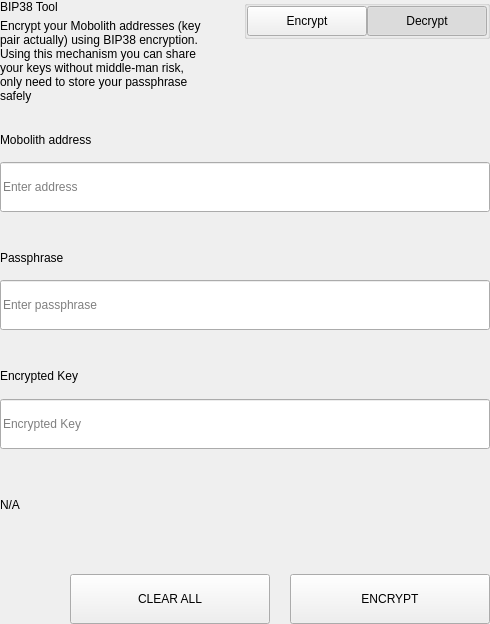
<?xml version="1.0" encoding="UTF-8"?>
<ui version="4.0">
 <class>SettingsBitToolWidget</class>
 <widget class="QWidget" name="SettingsBitToolWidget">
  <property name="geometry">
   <rect>
    <x>0</x>
    <y>0</y>
    <width>490</width>
    <height>624</height>
   </rect>
  </property>
  <property name="windowTitle">
   <string>Form</string>
  </property>
  <layout class="QVBoxLayout" name="verticalLayout">
   <property name="spacing">
    <number>0</number>
   </property>
   <property name="leftMargin">
    <number>0</number>
   </property>
   <property name="topMargin">
    <number>0</number>
   </property>
   <property name="rightMargin">
    <number>0</number>
   </property>
   <property name="bottomMargin">
    <number>0</number>
   </property>
   <item>
    <widget class="QWidget" name="left" native="true">
     <layout class="QVBoxLayout" name="verticalLayout_3">
      <property name="leftMargin">
       <number>0</number>
      </property>
      <property name="topMargin">
       <number>0</number>
      </property>
      <property name="rightMargin">
       <number>0</number>
      </property>
      <property name="bottomMargin">
       <number>0</number>
      </property>
      <item>
       <layout class="QVBoxLayout" name="verticalLayout_2">
        <property name="spacing">
         <number>0</number>
        </property>
        <item>
         <layout class="QHBoxLayout" name="horizontalLayout_3" stretch="3,1">
          <property name="spacing">
           <number>40</number>
          </property>
          <item>
           <layout class="QVBoxLayout" name="verticalLayoutTitle">
            <property name="spacing">
             <number>5</number>
            </property>
            <item>
             <widget class="QLabel" name="labelTitle">
              <property name="text">
               <string>BIP38 Tool</string>
              </property>
             </widget>
            </item>
            <item>
             <widget class="QLabel" name="labelSubtitle1">
              <property name="text">
               <string>Encrypt your Mobolith addresses (key pair actually) using BIP38 encryption.
Using this mechanism you can share your keys without middle-man risk, only need to store your passphrase safely</string>
              </property>
              <property name="wordWrap">
               <bool>true</bool>
              </property>
             </widget>
            </item>
           </layout>
          </item>
          <item alignment="Qt::AlignTop">
           <widget class="QGroupBox" name="groupBox">
            <property name="title">
             <string/>
            </property>
            <property name="alignment">
             <set>Qt::AlignLeading|Qt::AlignLeft|Qt::AlignTop</set>
            </property>
            <layout class="QHBoxLayout" name="horizontalLayout_4">
             <property name="spacing">
              <number>0</number>
             </property>
             <property name="leftMargin">
              <number>0</number>
             </property>
             <property name="topMargin">
              <number>0</number>
             </property>
             <property name="rightMargin">
              <number>0</number>
             </property>
             <property name="bottomMargin">
              <number>0</number>
             </property>
             <item>
              <spacer name="horizontalSpacer">
               <property name="orientation">
                <enum>Qt::Horizontal</enum>
               </property>
               <property name="sizeHint" stdset="0">
                <size>
                 <width>40</width>
                 <height>20</height>
                </size>
               </property>
              </spacer>
             </item>
             <item>
              <widget class="QPushButton" name="pushLeft">
               <property name="minimumSize">
                <size>
                 <width>120</width>
                 <height>30</height>
                </size>
               </property>
               <property name="maximumSize">
                <size>
                 <width>120</width>
                 <height>30</height>
                </size>
               </property>
               <property name="focusPolicy">
                <enum>Qt::NoFocus</enum>
               </property>
               <property name="text">
                <string>Encrypt</string>
               </property>
               <property name="checkable">
                <bool>true</bool>
               </property>
               <property name="autoExclusive">
                <bool>true</bool>
               </property>
              </widget>
             </item>
             <item>
              <widget class="QPushButton" name="pushRight">
               <property name="minimumSize">
                <size>
                 <width>120</width>
                 <height>30</height>
                </size>
               </property>
               <property name="maximumSize">
                <size>
                 <width>120</width>
                 <height>30</height>
                </size>
               </property>
               <property name="focusPolicy">
                <enum>Qt::NoFocus</enum>
               </property>
               <property name="text">
                <string>Decrypt</string>
               </property>
               <property name="checkable">
                <bool>true</bool>
               </property>
               <property name="checked">
                <bool>true</bool>
               </property>
               <property name="autoExclusive">
                <bool>true</bool>
               </property>
              </widget>
             </item>
            </layout>
           </widget>
          </item>
         </layout>
        </item>
        <item>
         <widget class="QStackedWidget" name="stackedWidget">
          <property name="currentIndex">
           <number>1</number>
          </property>
          <widget class="QWidget" name="pageDecrypt">
           <layout class="QVBoxLayout" name="verticalLayout_5">
            <property name="spacing">
             <number>0</number>
            </property>
            <property name="leftMargin">
             <number>0</number>
            </property>
            <property name="topMargin">
             <number>0</number>
            </property>
            <property name="rightMargin">
             <number>0</number>
            </property>
            <property name="bottomMargin">
             <number>0</number>
            </property>
            <item>
             <widget class="QWidget" name="widget" native="true">
              <property name="minimumSize">
               <size>
                <width>0</width>
                <height>100</height>
               </size>
              </property>
              <layout class="QVBoxLayout" name="verticalLayout_4">
               <property name="spacing">
                <number>0</number>
               </property>
               <property name="leftMargin">
                <number>0</number>
               </property>
               <property name="topMargin">
                <number>0</number>
               </property>
               <property name="rightMargin">
                <number>0</number>
               </property>
               <property name="bottomMargin">
                <number>0</number>
               </property>
               <item>
                <spacer name="verticalSpacer_2">
                 <property name="orientation">
                  <enum>Qt::Vertical</enum>
                 </property>
                 <property name="sizeType">
                  <enum>QSizePolicy::Fixed</enum>
                 </property>
                 <property name="sizeHint" stdset="0">
                  <size>
                   <width>20</width>
                   <height>20</height>
                  </size>
                 </property>
                </spacer>
               </item>
               <item>
                <layout class="QHBoxLayout" name="horizontalLayout_6" stretch="2">
                 <property name="spacing">
                  <number>0</number>
                 </property>
                 <item>
                  <layout class="QVBoxLayout" name="verticalLayout_7">
                   <property name="spacing">
                    <number>9</number>
                   </property>
                   <item>
                    <widget class="QLabel" name="labelSubtitleKey">
                     <property name="minimumSize">
                      <size>
                       <width>0</width>
                       <height>20</height>
                      </size>
                     </property>
                     <property name="maximumSize">
                      <size>
                       <width>16777215</width>
                       <height>20</height>
                      </size>
                     </property>
                     <property name="text">
                      <string>Encrypted key</string>
                     </property>
                    </widget>
                   </item>
                   <item>
                    <widget class="QLineEdit" name="lineEditKey">
                     <property name="minimumSize">
                      <size>
                       <width>0</width>
                       <height>50</height>
                      </size>
                     </property>
                     <property name="maximumSize">
                      <size>
                       <width>16777215</width>
                       <height>50</height>
                      </size>
                     </property>
                     <property name="placeholderText">
                      <string>Enter a encrypted key</string>
                     </property>
                    </widget>
                   </item>
                  </layout>
                 </item>
                </layout>
               </item>
               <item>
                <spacer name="verticalSpacer_3">
                 <property name="orientation">
                  <enum>Qt::Vertical</enum>
                 </property>
                 <property name="sizeType">
                  <enum>QSizePolicy::Fixed</enum>
                 </property>
                 <property name="sizeHint" stdset="0">
                  <size>
                   <width>20</width>
                   <height>20</height>
                  </size>
                 </property>
                </spacer>
               </item>
               <item>
                <layout class="QVBoxLayout" name="verticalLayout_9">
                 <property name="spacing">
                  <number>9</number>
                 </property>
                 <item>
                  <widget class="QLabel" name="labelSubtitlePassphrase">
                   <property name="maximumSize">
                    <size>
                     <width>16777215</width>
                     <height>20</height>
                    </size>
                   </property>
                   <property name="text">
                    <string>Passphrase</string>
                   </property>
                  </widget>
                 </item>
                 <item>
                  <widget class="QLineEdit" name="lineEditPassphrase">
                   <property name="minimumSize">
                    <size>
                     <width>0</width>
                     <height>50</height>
                    </size>
                   </property>
                   <property name="maximumSize">
                    <size>
                     <width>16777215</width>
                     <height>50</height>
                    </size>
                   </property>
                   <property name="placeholderText">
                    <string>Enter a passphrase</string>
                   </property>
                  </widget>
                 </item>
                </layout>
               </item>
               <item>
                <spacer name="verticalSpacer_4">
                 <property name="orientation">
                  <enum>Qt::Vertical</enum>
                 </property>
                 <property name="sizeType">
                  <enum>QSizePolicy::Fixed</enum>
                 </property>
                 <property name="sizeHint" stdset="0">
                  <size>
                   <width>20</width>
                   <height>20</height>
                  </size>
                 </property>
                </spacer>
               </item>
               <item>
                <widget class="QWidget" name="widget_3" native="true">
                 <property name="sizePolicy">
                  <sizepolicy hsizetype="Preferred" vsizetype="Fixed">
                   <horstretch>0</horstretch>
                   <verstretch>0</verstretch>
                  </sizepolicy>
                 </property>
                 <layout class="QVBoxLayout" name="verticalLayout_10">
                  <property name="spacing">
                   <number>9</number>
                  </property>
                  <property name="leftMargin">
                   <number>0</number>
                  </property>
                  <property name="topMargin">
                   <number>0</number>
                  </property>
                  <property name="rightMargin">
                   <number>0</number>
                  </property>
                  <property name="bottomMargin">
                   <number>0</number>
                  </property>
                  <item>
                   <widget class="QLabel" name="labelSubtitleDecryptResult">
                    <property name="minimumSize">
                     <size>
                      <width>0</width>
                      <height>20</height>
                     </size>
                    </property>
                    <property name="maximumSize">
                     <size>
                      <width>16777215</width>
                      <height>20</height>
                     </size>
                    </property>
                    <property name="text">
                     <string>Decrypted address result</string>
                    </property>
                   </widget>
                  </item>
                  <item>
                   <widget class="QWidget" name="widget_4" native="true">
                    <layout class="QHBoxLayout" name="horizontalLayout" stretch="6,0,1">
                     <property name="spacing">
                      <number>0</number>
                     </property>
                     <property name="leftMargin">
                      <number>0</number>
                     </property>
                     <property name="topMargin">
                      <number>0</number>
                     </property>
                     <property name="rightMargin">
                      <number>0</number>
                     </property>
                     <property name="bottomMargin">
                      <number>0</number>
                     </property>
                     <item alignment="Qt::AlignVCenter">
                      <widget class="QLineEdit" name="lineEditDecryptResult">
                       <property name="minimumSize">
                        <size>
                         <width>0</width>
                         <height>50</height>
                        </size>
                       </property>
                       <property name="maximumSize">
                        <size>
                         <width>16777215</width>
                         <height>50</height>
                        </size>
                       </property>
                       <property name="placeholderText">
                        <string>Decrypted Address</string>
                       </property>
                      </widget>
                     </item>
                     <item>
                      <spacer name="horizontalSpacer_4">
                       <property name="orientation">
                        <enum>Qt::Horizontal</enum>
                       </property>
                       <property name="sizeType">
                        <enum>QSizePolicy::Fixed</enum>
                       </property>
                       <property name="sizeHint" stdset="0">
                        <size>
                         <width>20</width>
                         <height>50</height>
                        </size>
                       </property>
                      </spacer>
                     </item>
                     <item>
                      <widget class="QPushButton" name="pushButtonImport">
                       <property name="minimumSize">
                        <size>
                         <width>140</width>
                         <height>40</height>
                        </size>
                       </property>
                       <property name="text">
                        <string>Import Address</string>
                       </property>
                      </widget>
                     </item>
                    </layout>
                   </widget>
                  </item>
                 </layout>
                </widget>
               </item>
               <item>
                <widget class="QLabel" name="statusLabel_DEC">
                 <property name="maximumSize">
                  <size>
                   <width>16777215</width>
                   <height>40</height>
                  </size>
                 </property>
                 <property name="text">
                  <string/>
                 </property>
                </widget>
               </item>
               <item>
                <spacer name="verticalSpacer">
                 <property name="orientation">
                  <enum>Qt::Vertical</enum>
                 </property>
                 <property name="sizeType">
                  <enum>QSizePolicy::Preferred</enum>
                 </property>
                 <property name="sizeHint" stdset="0">
                  <size>
                   <width>20</width>
                   <height>20</height>
                  </size>
                 </property>
                </spacer>
               </item>
               <item>
                <layout class="QHBoxLayout" name="horizontalLayout_7">
                 <property name="spacing">
                  <number>0</number>
                 </property>
                 <item>
                  <spacer name="horizontalSpacer_5">
                   <property name="orientation">
                    <enum>Qt::Horizontal</enum>
                   </property>
                   <property name="sizeType">
                    <enum>QSizePolicy::Expanding</enum>
                   </property>
                   <property name="sizeHint" stdset="0">
                    <size>
                     <width>40</width>
                     <height>20</height>
                    </size>
                   </property>
                  </spacer>
                 </item>
                 <item>
                  <widget class="QPushButton" name="pushButtonDecryptClear">
                   <property name="minimumSize">
                    <size>
                     <width>200</width>
                     <height>50</height>
                    </size>
                   </property>
                   <property name="maximumSize">
                    <size>
                     <width>200</width>
                     <height>50</height>
                    </size>
                   </property>
                   <property name="text">
                    <string>CLEAR</string>
                   </property>
                  </widget>
                 </item>
                 <item>
                  <spacer name="horizontalSpacer_3">
                   <property name="orientation">
                    <enum>Qt::Horizontal</enum>
                   </property>
                   <property name="sizeType">
                    <enum>QSizePolicy::Fixed</enum>
                   </property>
                   <property name="sizeHint" stdset="0">
                    <size>
                     <width>20</width>
                     <height>20</height>
                    </size>
                   </property>
                  </spacer>
                 </item>
                 <item>
                  <widget class="QPushButton" name="pushButtonDecrypt">
                   <property name="minimumSize">
                    <size>
                     <width>200</width>
                     <height>50</height>
                    </size>
                   </property>
                   <property name="maximumSize">
                    <size>
                     <width>200</width>
                     <height>50</height>
                    </size>
                   </property>
                   <property name="text">
                    <string>DECRYPT KEY</string>
                   </property>
                  </widget>
                 </item>
                </layout>
               </item>
              </layout>
             </widget>
            </item>
           </layout>
          </widget>
          <widget class="QWidget" name="pageEncrypt">
           <layout class="QVBoxLayout" name="verticalLayout_11">
            <property name="spacing">
             <number>0</number>
            </property>
            <property name="leftMargin">
             <number>0</number>
            </property>
            <property name="topMargin">
             <number>0</number>
            </property>
            <property name="rightMargin">
             <number>0</number>
            </property>
            <property name="bottomMargin">
             <number>0</number>
            </property>
            <item>
             <spacer name="verticalSpacer_8">
              <property name="orientation">
               <enum>Qt::Vertical</enum>
              </property>
              <property name="sizeType">
               <enum>QSizePolicy::Fixed</enum>
              </property>
              <property name="sizeHint" stdset="0">
               <size>
                <width>20</width>
                <height>20</height>
               </size>
              </property>
             </spacer>
            </item>
            <item>
             <widget class="QWidget" name="containerAddressEnc" native="true">
              <layout class="QVBoxLayout" name="containerAddressEncLayout">
               <property name="spacing">
                <number>5</number>
               </property>
               <property name="leftMargin">
                <number>0</number>
               </property>
               <property name="topMargin">
                <number>0</number>
               </property>
               <property name="rightMargin">
                <number>0</number>
               </property>
               <property name="bottomMargin">
                <number>0</number>
               </property>
               <item>
                <widget class="QLabel" name="labelSubtitleAddress">
                 <property name="minimumSize">
                  <size>
                   <width>0</width>
                   <height>20</height>
                  </size>
                 </property>
                 <property name="maximumSize">
                  <size>
                   <width>16777215</width>
                   <height>20</height>
                  </size>
                 </property>
                 <property name="text">
                  <string>Mobolith address</string>
                 </property>
                </widget>
               </item>
               <item>
                <widget class="QLineEdit" name="addressIn_ENC">
                 <property name="minimumSize">
                  <size>
                   <width>0</width>
                   <height>50</height>
                  </size>
                 </property>
                 <property name="placeholderText">
                  <string>Enter address</string>
                 </property>
                </widget>
               </item>
              </layout>
             </widget>
            </item>
            <item>
             <spacer name="verticalSpacer_6">
              <property name="orientation">
               <enum>Qt::Vertical</enum>
              </property>
              <property name="sizeType">
               <enum>QSizePolicy::Fixed</enum>
              </property>
              <property name="sizeHint" stdset="0">
               <size>
                <width>20</width>
                <height>20</height>
               </size>
              </property>
             </spacer>
            </item>
            <item>
             <widget class="QWidget" name="containerAddress" native="true">
              <layout class="QHBoxLayout" name="horizontalLayout_9" stretch="2">
               <property name="spacing">
                <number>0</number>
               </property>
               <property name="leftMargin">
                <number>0</number>
               </property>
               <property name="topMargin">
                <number>0</number>
               </property>
               <property name="rightMargin">
                <number>0</number>
               </property>
               <property name="bottomMargin">
                <number>0</number>
               </property>
               <item>
                <layout class="QVBoxLayout" name="verticalLayout_8">
                 <property name="spacing">
                  <number>5</number>
                 </property>
                 <item>
                  <widget class="QLabel" name="labelSubtitleMessage">
                   <property name="minimumSize">
                    <size>
                     <width>0</width>
                     <height>20</height>
                    </size>
                   </property>
                   <property name="maximumSize">
                    <size>
                     <width>16777215</width>
                     <height>20</height>
                    </size>
                   </property>
                   <property name="text">
                    <string>Passphrase</string>
                   </property>
                  </widget>
                 </item>
                 <item>
                  <widget class="QLineEdit" name="passphraseIn_ENC">
                   <property name="minimumSize">
                    <size>
                     <width>0</width>
                     <height>50</height>
                    </size>
                   </property>
                   <property name="maximumSize">
                    <size>
                     <width>16777215</width>
                     <height>50</height>
                    </size>
                   </property>
                   <property name="placeholderText">
                    <string>Enter passphrase</string>
                   </property>
                  </widget>
                 </item>
                </layout>
               </item>
              </layout>
             </widget>
            </item>
            <item>
             <spacer name="verticalSpacer_7">
              <property name="orientation">
               <enum>Qt::Vertical</enum>
              </property>
              <property name="sizeType">
               <enum>QSizePolicy::Fixed</enum>
              </property>
              <property name="sizeHint" stdset="0">
               <size>
                <width>20</width>
                <height>20</height>
               </size>
              </property>
             </spacer>
            </item>
            <item>
             <widget class="QWidget" name="widget_2" native="true">
              <property name="minimumSize">
               <size>
                <width>0</width>
                <height>75</height>
               </size>
              </property>
              <property name="maximumSize">
               <size>
                <width>16777215</width>
                <height>16777215</height>
               </size>
              </property>
              <layout class="QVBoxLayout" name="verticalLayout_6">
               <property name="leftMargin">
                <number>0</number>
               </property>
               <property name="topMargin">
                <number>0</number>
               </property>
               <property name="rightMargin">
                <number>0</number>
               </property>
               <property name="bottomMargin">
                <number>0</number>
               </property>
               <item>
                <widget class="QLabel" name="labelSubtitleEncryptedKey">
                 <property name="minimumSize">
                  <size>
                   <width>0</width>
                   <height>20</height>
                  </size>
                 </property>
                 <property name="maximumSize">
                  <size>
                   <width>16777215</width>
                   <height>20</height>
                  </size>
                 </property>
                 <property name="text">
                  <string>Encrypted Key</string>
                 </property>
                </widget>
               </item>
               <item>
                <widget class="QLineEdit" name="encryptedKeyOut_ENC">
                 <property name="minimumSize">
                  <size>
                   <width>0</width>
                   <height>50</height>
                  </size>
                 </property>
                 <property name="placeholderText">
                  <string>Encrypted Key</string>
                 </property>
                </widget>
               </item>
              </layout>
             </widget>
            </item>
            <item>
             <widget class="QLabel" name="statusLabel_ENC">
              <property name="text">
               <string notr="true">N/A</string>
              </property>
             </widget>
            </item>
            <item>
             <spacer name="verticalSpacer_5">
              <property name="orientation">
               <enum>Qt::Vertical</enum>
              </property>
              <property name="sizeType">
               <enum>QSizePolicy::Fixed</enum>
              </property>
              <property name="sizeHint" stdset="0">
               <size>
                <width>20</width>
                <height>20</height>
               </size>
              </property>
             </spacer>
            </item>
            <item>
             <layout class="QHBoxLayout" name="horizontalLayout_8">
              <property name="spacing">
               <number>0</number>
              </property>
              <item>
               <spacer name="horizontalSpacer_6">
                <property name="orientation">
                 <enum>Qt::Horizontal</enum>
                </property>
                <property name="sizeType">
                 <enum>QSizePolicy::Expanding</enum>
                </property>
                <property name="sizeHint" stdset="0">
                 <size>
                  <width>40</width>
                  <height>20</height>
                 </size>
                </property>
               </spacer>
              </item>
              <item>
               <widget class="QPushButton" name="pushButtonClear">
                <property name="minimumSize">
                 <size>
                  <width>200</width>
                  <height>50</height>
                 </size>
                </property>
                <property name="focusPolicy">
                 <enum>Qt::NoFocus</enum>
                </property>
                <property name="text">
                 <string>CLEAR ALL</string>
                </property>
               </widget>
              </item>
              <item>
               <spacer name="horizontalSpacer_2">
                <property name="orientation">
                 <enum>Qt::Horizontal</enum>
                </property>
                <property name="sizeType">
                 <enum>QSizePolicy::Fixed</enum>
                </property>
                <property name="sizeHint" stdset="0">
                 <size>
                  <width>20</width>
                  <height>20</height>
                 </size>
                </property>
               </spacer>
              </item>
              <item>
               <widget class="QPushButton" name="pushButtonEncrypt">
                <property name="minimumSize">
                 <size>
                  <width>200</width>
                  <height>50</height>
                 </size>
                </property>
                <property name="maximumSize">
                 <size>
                  <width>200</width>
                  <height>50</height>
                 </size>
                </property>
                <property name="focusPolicy">
                 <enum>Qt::NoFocus</enum>
                </property>
                <property name="text">
                 <string>ENCRYPT</string>
                </property>
               </widget>
              </item>
             </layout>
            </item>
           </layout>
          </widget>
         </widget>
        </item>
       </layout>
      </item>
     </layout>
    </widget>
   </item>
  </layout>
 </widget>
 <resources/>
 <connections/>
</ui>
